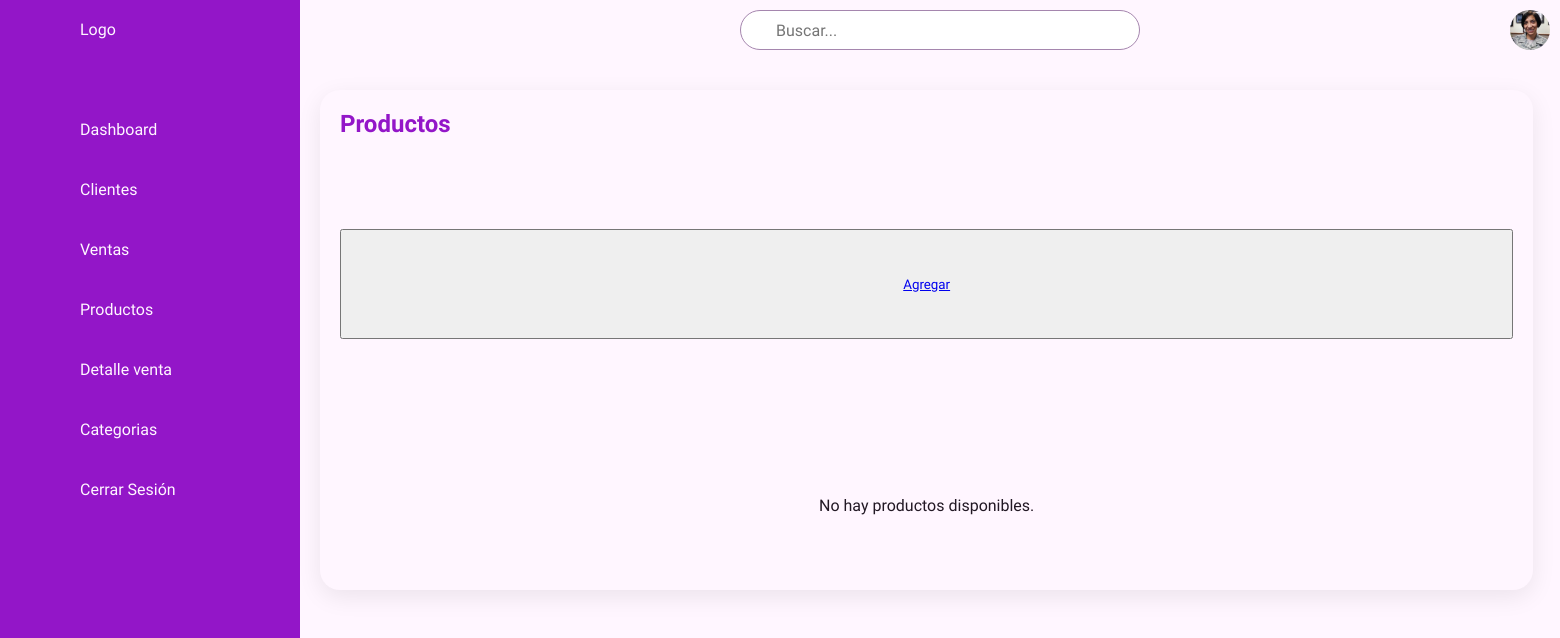
Before: /productos with the older database file.
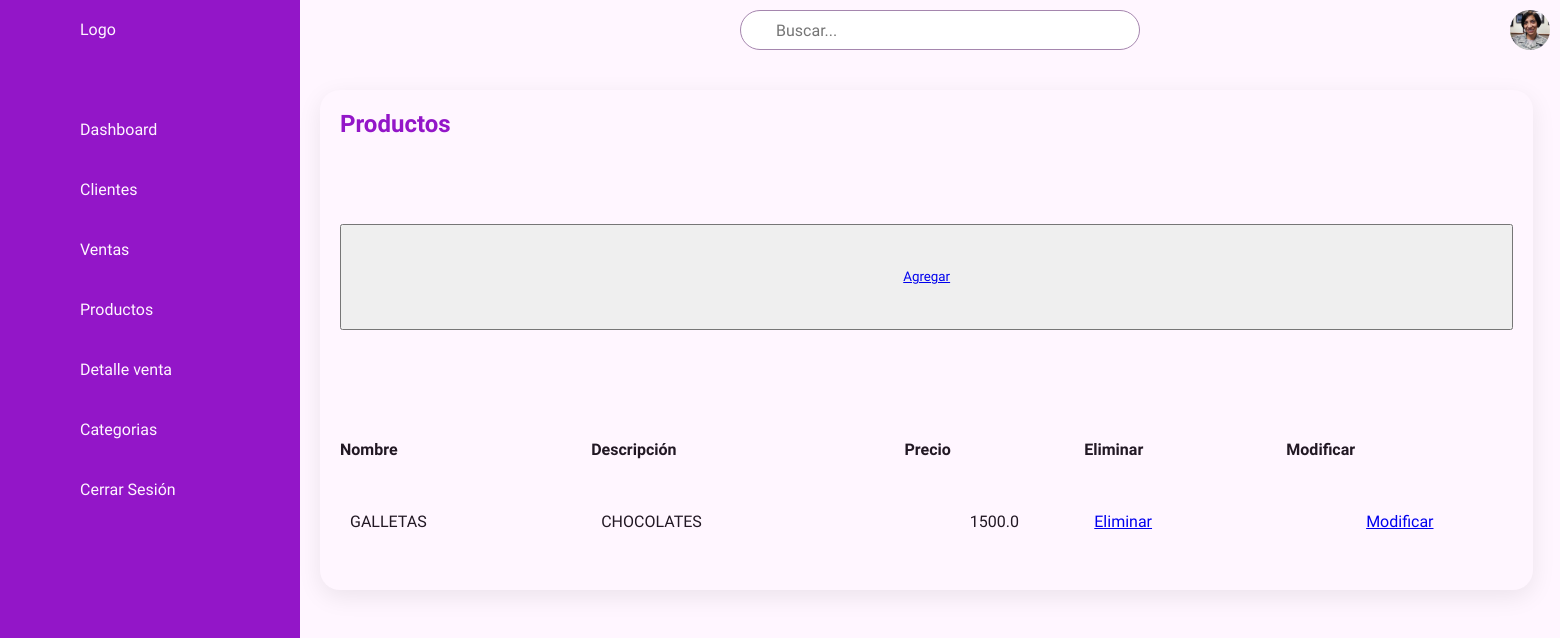
After: the same page with the newer database file.
### ventas/models.py (models this page shows, shortened)
class Productos(models.Model):
    id_producto = models.AutoField(db_column='idProducto',primary_key=True)
    nombre = models.CharField(max_length=20)
    descripcion = models.CharField(max_length=30)
    precio = models.FloatField(default=0.0,blank=False,null=False)
    id_categorias = models.ForeignKey('Categorias', on_delete=models.CASCADE, db_column='idCategorias')

### ventas/views.py (the view)
# urls.py: path('productos', productos, name='productos'),
def productos(request):
    productos = Productos.objects.all()
    context = {"productos" :productos}
    return render(request, 'ventas/productos.html',context)

### ventas/templates/ventas/productos.html (shortened to what the changed rows need)
<!DOCTYPE html>
<html lang="en">
<head>
    {% load static %}
    <link rel="stylesheet" href="{% static 'ventas/css/clientes.css' %}">
</head>
<body>
    <section>
        <div class="container">
            <div class="detalles">
                <div class="clientes">
                    <div class="header">
                        <h2>Productos</h2>
                    </div>
                    <table>
                        {% if productos %}
                            <tr>
                                <th>Nombre</th>
                                <th>Descripción</th>
                                <th>Precio</th>
                                <th>Eliminar</th>
                                <th>Modificar</th>
                            </tr>
                            {% for producto in productos %}
                                <tr>
                                    <td>{{ producto.nombre }}</td>
                                    <td>{{ producto.descripcion }}</td>
                                    <td>{{ producto.precio }}</td>
                                    <td><a href="{% url 'producto_del' pk=producto.id_productos %}">Eliminar</a></td>
                                    <td><a href="{% url 'producto_findEdit' pk=producto.id_productos %}">Modificar</a></td>
                                </tr>
                            {% endfor %}
                        {% else %}
                            <tr>
                                <td colspan="5">No hay productos disponibles.</td>
                            </tr>
                        {% endif %}
                    </table>
                </div>
            </div>
        </div>
    </section>
</body>
</html>

Changed rows visible on the page:
added Productos: nombre "GALLETAS", descripcion "CHOCOLATES", precio "1500.0"
Other visible differences:
text no longer shown: "No hay productos disponibles."
text now shown: "Nombre Descripción Precio Eliminar Modificar"
